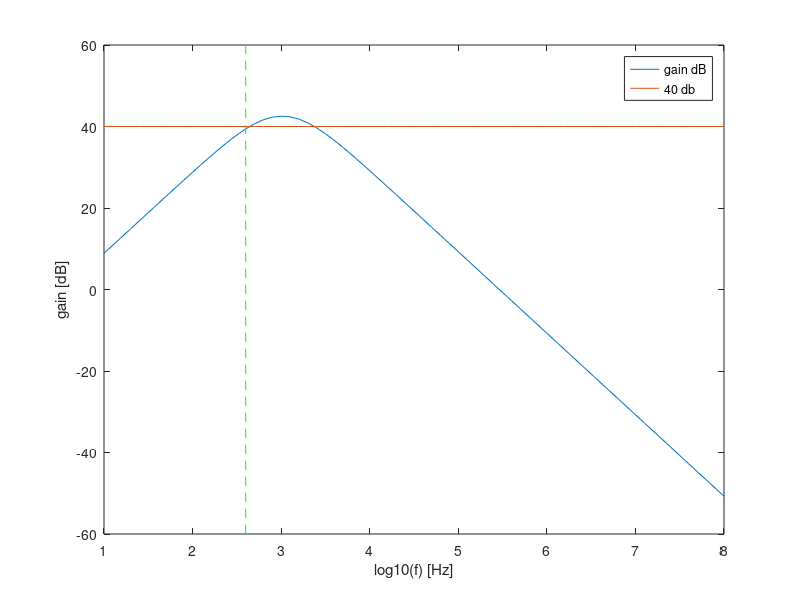

Recreate this plot in MATLAB. (Note: this script raises an error after producing the figure.)
%chosen components
R1=1*10^3
R2=1*10^3
R3=200*10^3
R4=1*10^3

C1=220*10^(-9)
C2=220*10^(-9)/2

%computing COST
costR=(R1+R2+R3+R4)/1000
costC=(C1+C2)*10^(6)

costR741=(1e3+50e3+1e3+5e3+50e3+50+50+25+7.5e3+4.5e5+39e3)/1000
costC741=(30*10^(-12))*10^(6)
cost741=costR741+costC741+22*0.1+1*0.1

COST=costR+costC+cost741

%computing input and output impedances
f=1000
w=2*pi*f
ZC1=1./(j*w*C1);
ZC2=1./(j*w*C2);
Zin=ZC1+R1;
Zout=1/(1/R2+1/ZC2);

%computing capacitor's impedances
f=1:0.1:8;;
w=2*pi*power(10,f);
%s=j*w;

ZC1=1./(j*w*C1);
ZC2=1./(j*w*C2);


%computing transfer function
fator1=R1./(R1+ZC1);
fator12=(1+R3/R4).*fator1;
T=abs(ZC2./(ZC2+R2).*fator12);
%converting gain (directly from transfer function to dB)
TdB=20*log10(T);




%computing maximum gain
max=max(TdB)

%computing cut off frequencies (finding out the frequency 3dB bellow the max gain)
flag1=0; 
flag2=0;
for i=1:length(f)
  if(flag1==0 && TdB(i)>=(max-3))
  lowf=f(i-1)
  lowF=power(10,lowf)
  wL=2*pi*power(10,lowf)
  flag1=1;
endif
  if((flag1==1) && (flag2==0) && (TdB(i)<(max-3)))
   highf=f(i-1)
   highF=power(10,highf)
   wH=2*pi*power(10,highf)
   flag2=1;
 endif 
endfor

%central frequency + deviation
fc=sqrt(lowF*highF)
wc=sqrt(wL*wH)
fdev=abs(1000-fc)

%gain + deviation
%40dB <=> 100 amplification
a=log10(fc)
b=int32(10*log10(fc)-10) %finding out iteration corresponding to the central frequency
gain = T(b)
gaindB=TdB(b)%so para ver
gaindev=abs(100-gain)

MERIT=1/(COST*gaindev*fdev+10^(-6))

figure;
plot(f,TdB);
hold on;
plot(f,40.+0*f);
hold on;
line ([lowf lowf], [-60 60], "linestyle", "--", "color", "g");
legend("gain dB","40 db");
xlabel ("log10(f) [Hz]");
ylabel ("gain [dB]");
print ("T.eps", "-depsc");

tab=fopen("impedances.tex", "w");
fprintf(tab, "Input Impedance & %f Ohm \\\\ \\hline \n", Zin);
fprintf(tab, "Output Impedance & %f Ohm \\\\ \\hline \n", Zout);
fclose(tab);

fprintf(tab, "Gain DB & %f dB \\\\ \\hline \n", gaindB);
fprintf(tab, "Gain & %f \\\\ \\hline \n", gain);
fprintf(tab, "Bandwidth & %f Hz \\\\ \\hline \n", highF-lowF);
fprintf(tab, "Central Frequency & %f Hz \\\\ \\hline \n", fc);
fprintf(tab, "Frequency Deviation & %f Hz \\\\ \\hline \n", fdev);
fprintf(tab, "Gain Deviation & %f Hz\\\\ \\hline \n", gaindev);
fprintf(tab, "Cost & %f MU\\\\ \\hline \n", COST);
fprintf(tab, "Merit & %f\\\\ \\hline \n", MERIT);
fclose(tab);	
